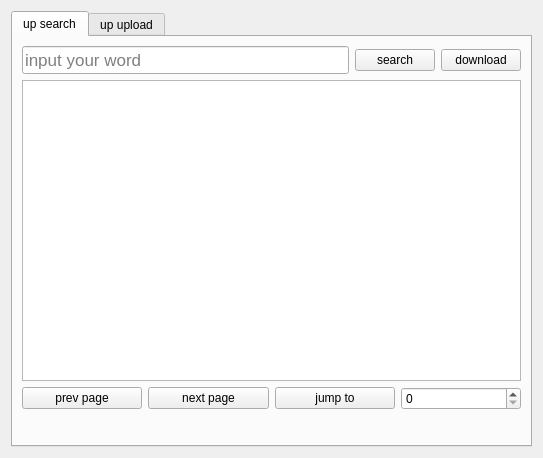
<?xml version="1.0" encoding="UTF-8"?>
<ui version="4.0">
 <class>Form</class>
 <widget class="QWidget" name="Form">
  <property name="geometry">
   <rect>
    <x>0</x>
    <y>0</y>
    <width>543</width>
    <height>458</height>
   </rect>
  </property>
  <property name="windowTitle">
   <string>uniquep</string>
  </property>
  <layout class="QVBoxLayout" name="verticalLayout">
   <item>
    <widget class="QTabWidget" name="tabWidget">
     <property name="currentIndex">
      <number>0</number>
     </property>
     <widget class="QWidget" name="tab">
      <attribute name="title">
       <string>up search</string>
      </attribute>
      <layout class="QGridLayout" name="gridLayout_3">
       <item row="0" column="0">
        <layout class="QGridLayout" name="gridLayout_2">
         <item row="0" column="0">
          <widget class="QLineEdit" name="search_input">
           <property name="font">
            <font>
             <pointsize>13</pointsize>
            </font>
           </property>
           <property name="text">
            <string/>
           </property>
           <property name="placeholderText">
            <string>input your word</string>
           </property>
          </widget>
         </item>
         <item row="0" column="1">
          <widget class="QPushButton" name="search_btn">
           <property name="styleSheet">
            <string notr="true"/>
           </property>
           <property name="text">
            <string>search</string>
           </property>
          </widget>
         </item>
         <item row="0" column="2">
          <widget class="QPushButton" name="download_btn">
           <property name="text">
            <string>download</string>
           </property>
          </widget>
         </item>
        </layout>
       </item>
       <item row="1" column="0">
        <widget class="QTableView" name="table_view"/>
       </item>
       <item row="2" column="0">
        <layout class="QVBoxLayout" name="verticalLayout_2">
         <item>
          <layout class="QHBoxLayout" name="horizontalLayout">
           <item>
            <widget class="QPushButton" name="prev_btn">
             <property name="text">
              <string>prev page</string>
             </property>
            </widget>
           </item>
           <item>
            <widget class="QPushButton" name="next_btn">
             <property name="text">
              <string>next page</string>
             </property>
            </widget>
           </item>
           <item>
            <widget class="QPushButton" name="jump_btn">
             <property name="text">
              <string>jump to</string>
             </property>
            </widget>
           </item>
           <item>
            <widget class="QSpinBox" name="pagenum_spinbox"/>
           </item>
          </layout>
         </item>
         <item>
          <widget class="QLabel" name="page_label">
           <property name="font">
            <font>
             <pointsize>13</pointsize>
            </font>
           </property>
           <property name="text">
            <string/>
           </property>
           <property name="alignment">
            <set>Qt::AlignLeading|Qt::AlignLeft|Qt::AlignTop</set>
           </property>
          </widget>
         </item>
        </layout>
       </item>
      </layout>
     </widget>
     <widget class="QWidget" name="tab_2">
      <attribute name="title">
       <string>up upload</string>
      </attribute>
      <widget class="QWidget" name="">
       <property name="geometry">
        <rect>
         <x>30</x>
         <y>20</y>
         <width>441</width>
         <height>361</height>
        </rect>
       </property>
       <layout class="QGridLayout" name="gridLayout">
        <item row="2" column="1">
         <widget class="QPushButton" name="upload_btn">
          <property name="text">
           <string>upload</string>
          </property>
         </widget>
        </item>
        <item row="0" column="0" colspan="2">
         <widget class="QPlainTextEdit" name="upload_input">
          <property name="plainText">
           <string/>
          </property>
          <property name="placeholderText">
           <string>input csv format</string>
          </property>
         </widget>
        </item>
        <item row="2" column="0">
         <widget class="QPushButton" name="select_file_btn">
          <property name="text">
           <string>select file</string>
          </property>
         </widget>
        </item>
        <item row="1" column="0" colspan="2">
         <widget class="QLabel" name="upload_file_label">
          <property name="text">
           <string>xxx.file</string>
          </property>
         </widget>
        </item>
       </layout>
      </widget>
     </widget>
    </widget>
   </item>
  </layout>
 </widget>
 <resources/>
 <connections/>
</ui>
